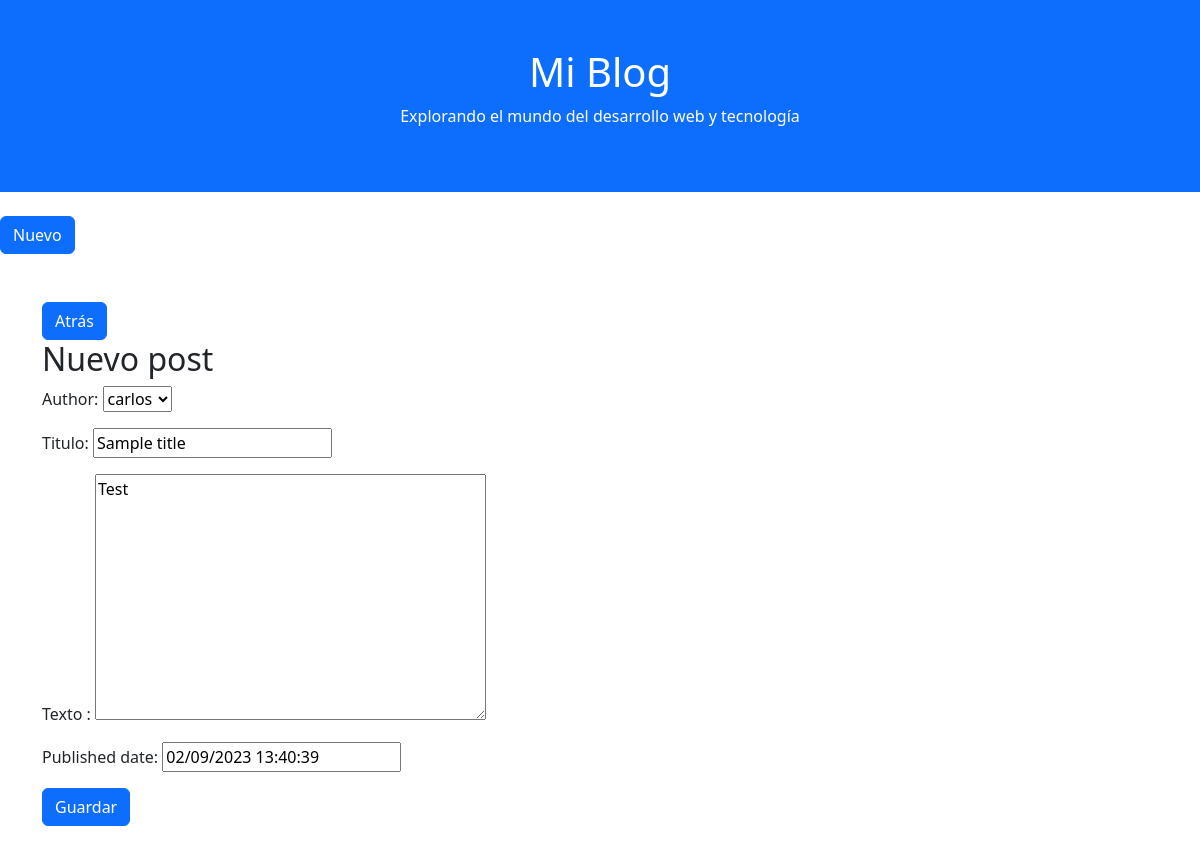
/post/2/edit/, run on the app's committed database.
### blog/models.py (models this page shows, shortened)
class Post(models.Model):
    author = models.ForeignKey(settings.AUTH_USER_MODEL, on_delete=models.CASCADE)
    title = models.CharField(("Titulo"),max_length=200)
    text = models.TextField(("Texto "),max_length=1000)
    created_date = models.DateTimeField(
            default=timezone.now)
    published_date = models.DateTimeField(
            blank=True, null=True)

### blog/views.py (the view)
# urls.py: path('post/<int:pk>/edit/', views.post_edit, name='post_edit'),
def post_edit(request, pk):
    post = get_object_or_404(Post, pk=pk)
    if request.method == "POST":
        form = PostForm(request.POST, instance=post)
        if form.is_valid():
            post = form.save(commit=False)
            post.author = request.user
            post.published_date = timezone.now()
            post.save()
            return redirect('post_detail', pk=post.pk)
    else:
        form = PostForm(instance=post)
    return render(request, 'blog/post_edit.html', {'form': form})

### blog/forms.py
class PostForm(forms.ModelForm):
    class Meta:
        model = Post
        fields = ('author', 'title', 'text', 'published_date')
    widgets = {
        'author': forms.Select(),
        'title': forms.TextInput(),
        'text': forms.Textarea(attrs={'class': 'form-control'}),
        'published_date': forms.DateTimeInput(attrs={'class': 'form-control'}),
    }

### blog/templates/blog/post_edit.html (shortened to what this page needs)
{% extends 'blog/blog.html' %}
{% block content %}
<a href="{% url 'post_list' %}" class="btn btn-primary">
Atrás
</a>
    <h2>Nuevo post</h2>
    <form method="POST" class="post-form">
        {{ form.as_p }}
        <button type="submit" class="save btn btn-primary">Guardar</button>
    </form>
    <br>
    <br>
    <br>
{% endblock %}

### data on the page
Post: author "carlos", title "Sample title", text "Test", published_date "02/09/2023 13:40:39"
